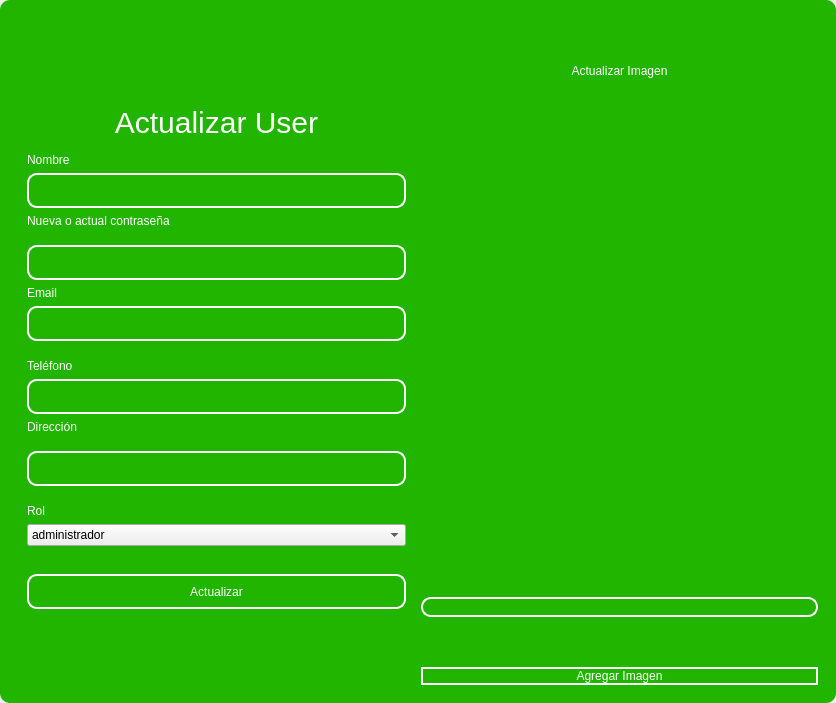
<?xml version="1.0" encoding="UTF-8"?>
<ui version="4.0">
 <class>MainWindow</class>
 <widget class="QMainWindow" name="MainWindow">
  <property name="geometry">
   <rect>
    <x>0</x>
    <y>0</y>
    <width>836</width>
    <height>703</height>
   </rect>
  </property>
  <property name="windowTitle">
   <string>MainWindow</string>
  </property>
  <property name="styleSheet">
   <string notr="true"/>
  </property>
  <widget class="QWidget" name="centralwidget">
   <property name="styleSheet">
    <string notr="true"/>
   </property>
   <layout class="QVBoxLayout" name="verticalLayout">
    <property name="spacing">
     <number>0</number>
    </property>
    <property name="leftMargin">
     <number>0</number>
    </property>
    <property name="topMargin">
     <number>0</number>
    </property>
    <property name="rightMargin">
     <number>0</number>
    </property>
    <property name="bottomMargin">
     <number>0</number>
    </property>
    <item>
     <widget class="QFrame" name="frame">
      <property name="enabled">
       <bool>true</bool>
      </property>
      <property name="styleSheet">
       <string notr="true">QFrame {
	border-radius:10px;
	background-color: rgb(33, 181, 0);
 }
</string>
      </property>
      <property name="frameShape">
       <enum>QFrame::StyledPanel</enum>
      </property>
      <property name="frameShadow">
       <enum>QFrame::Raised</enum>
      </property>
      <layout class="QVBoxLayout" name="verticalLayout_2">
       <item>
        <widget class="QFrame" name="frame_superior">
         <property name="minimumSize">
          <size>
           <width>0</width>
           <height>40</height>
          </size>
         </property>
         <property name="maximumSize">
          <size>
           <width>16777215</width>
           <height>40</height>
          </size>
         </property>
         <property name="styleSheet">
          <string notr="true">QPushButton{
border-radius:18px;
}

QPushButton:hover{
	background-color: rgb(0, 0, 0);
}
</string>
         </property>
         <property name="frameShape">
          <enum>QFrame::StyledPanel</enum>
         </property>
         <property name="frameShadow">
          <enum>QFrame::Raised</enum>
         </property>
         <layout class="QHBoxLayout" name="horizontalLayout_3">
          <property name="spacing">
           <number>4</number>
          </property>
          <property name="leftMargin">
           <number>0</number>
          </property>
          <property name="topMargin">
           <number>0</number>
          </property>
          <property name="rightMargin">
           <number>0</number>
          </property>
          <property name="bottomMargin">
           <number>0</number>
          </property>
          <item>
           <widget class="QPushButton" name="btn_icon">
            <property name="text">
             <string/>
            </property>
            <property name="iconSize">
             <size>
              <width>40</width>
              <height>40</height>
             </size>
            </property>
           </widget>
          </item>
          <item>
           <spacer name="horizontalSpacer_2">
            <property name="orientation">
             <enum>Qt::Horizontal</enum>
            </property>
            <property name="sizeHint" stdset="0">
             <size>
              <width>443</width>
              <height>20</height>
             </size>
            </property>
           </spacer>
          </item>
          <item>
           <widget class="QPushButton" name="bt_minimizar">
            <property name="minimumSize">
             <size>
              <width>38</width>
              <height>38</height>
             </size>
            </property>
            <property name="maximumSize">
             <size>
              <width>38</width>
              <height>38</height>
             </size>
            </property>
            <property name="cursor">
             <cursorShape>PointingHandCursor</cursorShape>
            </property>
            <property name="text">
             <string/>
            </property>
            <property name="icon">
             <iconset>
              <normaloff>image/minus.svg</normaloff>image/minus.svg</iconset>
            </property>
            <property name="iconSize">
             <size>
              <width>38</width>
              <height>38</height>
             </size>
            </property>
           </widget>
          </item>
          <item>
           <widget class="QPushButton" name="bt_maximizar">
            <property name="minimumSize">
             <size>
              <width>38</width>
              <height>38</height>
             </size>
            </property>
            <property name="maximumSize">
             <size>
              <width>38</width>
              <height>38</height>
             </size>
            </property>
            <property name="cursor">
             <cursorShape>PointingHandCursor</cursorShape>
            </property>
            <property name="text">
             <string/>
            </property>
            <property name="icon">
             <iconset>
              <normaloff>image/chevron-up.svg</normaloff>image/chevron-up.svg</iconset>
            </property>
            <property name="iconSize">
             <size>
              <width>38</width>
              <height>38</height>
             </size>
            </property>
           </widget>
          </item>
          <item>
           <widget class="QPushButton" name="bt_restaurar">
            <property name="minimumSize">
             <size>
              <width>38</width>
              <height>38</height>
             </size>
            </property>
            <property name="maximumSize">
             <size>
              <width>38</width>
              <height>38</height>
             </size>
            </property>
            <property name="cursor">
             <cursorShape>PointingHandCursor</cursorShape>
            </property>
            <property name="text">
             <string/>
            </property>
            <property name="icon">
             <iconset>
              <normaloff>image/chevron-down.svg</normaloff>image/chevron-down.svg</iconset>
            </property>
            <property name="iconSize">
             <size>
              <width>38</width>
              <height>38</height>
             </size>
            </property>
           </widget>
          </item>
          <item>
           <widget class="QPushButton" name="bt_cerrar">
            <property name="minimumSize">
             <size>
              <width>38</width>
              <height>38</height>
             </size>
            </property>
            <property name="maximumSize">
             <size>
              <width>38</width>
              <height>38</height>
             </size>
            </property>
            <property name="cursor">
             <cursorShape>PointingHandCursor</cursorShape>
            </property>
            <property name="text">
             <string/>
            </property>
            <property name="icon">
             <iconset>
              <normaloff>image/x.svg</normaloff>image/x.svg</iconset>
            </property>
            <property name="iconSize">
             <size>
              <width>38</width>
              <height>38</height>
             </size>
            </property>
           </widget>
          </item>
         </layout>
        </widget>
       </item>
       <item>
        <widget class="QFrame" name="frame_3">
         <property name="styleSheet">
          <string notr="true">QLabel {
	color: rgb(255, 255, 254);
	font: 12pt &quot;Arial&quot;;
	background-color: rgba(0, 0, 0,0);
}

QTextEdit{
background-color: rgba(0, 0, 0,0);
border-radius:10px; 
font: 12pt &quot;Arial&quot;;
color: rgb(255, 255, 254);
border: 2px solid  rgb(255, 255, 255);

}

QTextEdit:hover{
background-color: rgba(0, 0, 0,0);
border-radius:10px; 
font: 12pt &quot;Arial&quot;;
border: 2px solid  rgb(120, 0, 171);
}

QTextEdit:focus{
background-color: rgb(0, 0, 0);
border-radius:10px; 
font: 12pt &quot;Arial&quot;;
border: 2px solid rgb(120, 0, 171);
}

QLineEdit{
background-color: rgba(0, 0, 0,0);
border-radius:10px; 
font: 12pt &quot;Arial&quot;;
color: rgb(255, 255, 254);
border: 2px solid  rgb(255, 255, 255);

}

QLineEdit:hover{
background-color: rgba(0, 0, 0,0);
border-radius:10px; 
font: 12pt &quot;Arial&quot;;
border: 2px solid  rgb(120, 0, 171);
}

QLineEdit:focus{
background-color: rgb(0, 0, 0);
border-radius:10px; 
font: 12pt &quot;Arial&quot;;
border: 2px solid rgb(120, 0, 171);
}

QCheckBox{
	font: 12pt &quot;Arial&quot;;
	color: rgb(255, 255, 255);
}

QCheckBox::indicator {
    width: 18px;
    height:18px;
}

QCheckBox::indicator:unchecked {
   background-image: url(image/square.svg);
}

QCheckBox::indicator:checked {
   background-image: url(image/check-square.svg);
}

QPushButton{
border-radius:10px; 
font: 12pt &quot;Arial&quot;;
color: rgb(255, 255, 254);
border: 2px solid #ffffff;
}

QPushButton:hover{
border-radius:10px; 
font: 12pt &quot;Arial&quot;;
color: rgb(255, 255, 255);
border: 2px solid rgb(120, 0, 171);
	background-color: rgb(120, 0, 171);
}
</string>
         </property>
         <property name="frameShape">
          <enum>QFrame::StyledPanel</enum>
         </property>
         <property name="frameShadow">
          <enum>QFrame::Raised</enum>
         </property>
         <layout class="QHBoxLayout" name="horizontalLayout_4">
          <item>
           <layout class="QVBoxLayout" name="verticalLayout_4">
            <item>
             <spacer name="verticalSpacer">
              <property name="orientation">
               <enum>Qt::Vertical</enum>
              </property>
              <property name="sizeHint" stdset="0">
               <size>
                <width>28</width>
                <height>28</height>
               </size>
              </property>
             </spacer>
            </item>
            <item>
             <widget class="QFrame" name="frame_4">
              <property name="maximumSize">
               <size>
                <width>400</width>
                <height>600</height>
               </size>
              </property>
              <property name="styleSheet">
               <string notr="true">QLabel {
	color: rgb(255, 255, 254);
	font: 12pt &quot;Arial&quot;;
	background-color: rgba(0, 0, 0,0);
}


QLineEdit{
background-color: rgba(0, 0, 0,0);
border-radius:10px; 
font: 12pt &quot;Arial&quot;;
color: rgb(255, 255, 254);
border: 2px solid  rgb(255, 255, 255);

}

QLineEdit:hover{
background-color: rgba(0, 0, 0,0);
border-radius:10px; 
font: 12pt &quot;Arial&quot;;
border: 2px solid  rgb(120, 0, 171);
}

QLineEdit:focus{
background-color: rgb(0, 0, 0);
border-radius:10px; 
font: 12pt &quot;Arial&quot;;
border: 2px solid rgb(120, 0, 171);
}

QCheckBox{
	font: 12pt &quot;Arial&quot;;
	color: rgb(255, 255, 255);
}

QCheckBox::indicator {
    width: 18px;
    height:18px;
}

QCheckBox::indicator:unchecked {
   background-image: url(image/square.svg);
}

QCheckBox::indicator:checked {
   background-image: url(image/check-square.svg);
}

QPushButton{
border-radius:10px; 
font: 12pt &quot;Arial&quot;;
color: rgb(255, 255, 254);
border: 2px solid #ffffff;
}

QPushButton:hover{
border-radius:10px; 
font: 12pt &quot;Arial&quot;;
color: rgb(255, 255, 255);
border: 2px solid rgb(120, 0, 171);
	background-color: rgb(120, 0, 171);
}
</string>
              </property>
              <property name="frameShape">
               <enum>QFrame::StyledPanel</enum>
              </property>
              <property name="frameShadow">
               <enum>QFrame::Raised</enum>
              </property>
              <layout class="QVBoxLayout" name="verticalLayout_3">
               <item>
                <spacer name="verticalSpacer_3">
                 <property name="orientation">
                  <enum>Qt::Vertical</enum>
                 </property>
                 <property name="sizeHint" stdset="0">
                  <size>
                   <width>20</width>
                   <height>40</height>
                  </size>
                 </property>
                </spacer>
               </item>
               <item>
                <widget class="QLabel" name="label_3">
                 <property name="minimumSize">
                  <size>
                   <width>100</width>
                   <height>50</height>
                  </size>
                 </property>
                 <property name="styleSheet">
                  <string notr="true">font-size: 30px</string>
                 </property>
                 <property name="text">
                  <string>Actualizar User</string>
                 </property>
                 <property name="alignment">
                  <set>Qt::AlignCenter</set>
                 </property>
                </widget>
               </item>
               <item>
                <widget class="QLabel" name="label_4">
                 <property name="text">
                  <string>Nombre</string>
                 </property>
                </widget>
               </item>
               <item>
                <widget class="QLineEdit" name="nametxt">
                 <property name="minimumSize">
                  <size>
                   <width>0</width>
                   <height>35</height>
                  </size>
                 </property>
                 <property name="text">
                  <string/>
                 </property>
                </widget>
               </item>
               <item>
                <widget class="QLabel" name="label_6">
                 <property name="text">
                  <string>Nueva o actual contraseña</string>
                 </property>
                </widget>
               </item>
               <item>
                <spacer name="verticalSpacer_4">
                 <property name="orientation">
                  <enum>Qt::Vertical</enum>
                 </property>
                 <property name="sizeHint" stdset="0">
                  <size>
                   <width>20</width>
                   <height>40</height>
                  </size>
                 </property>
                </spacer>
               </item>
               <item>
                <widget class="QLineEdit" name="passwordtxt">
                 <property name="minimumSize">
                  <size>
                   <width>0</width>
                   <height>35</height>
                  </size>
                 </property>
                </widget>
               </item>
               <item>
                <widget class="QLabel" name="label_5">
                 <property name="text">
                  <string>Email</string>
                 </property>
                </widget>
               </item>
               <item>
                <widget class="QLineEdit" name="emailtxt">
                 <property name="minimumSize">
                  <size>
                   <width>0</width>
                   <height>35</height>
                  </size>
                 </property>
                 <property name="maximumSize">
                  <size>
                   <width>16777215</width>
                   <height>16777215</height>
                  </size>
                 </property>
                 <property name="echoMode">
                  <enum>QLineEdit::Normal</enum>
                 </property>
                </widget>
               </item>
               <item>
                <spacer name="verticalSpacer_5">
                 <property name="orientation">
                  <enum>Qt::Vertical</enum>
                 </property>
                 <property name="sizeHint" stdset="0">
                  <size>
                   <width>20</width>
                   <height>40</height>
                  </size>
                 </property>
                </spacer>
               </item>
               <item>
                <widget class="QLabel" name="label">
                 <property name="text">
                  <string>Teléfono</string>
                 </property>
                </widget>
               </item>
               <item>
                <widget class="QLineEdit" name="fonotxt">
                 <property name="minimumSize">
                  <size>
                   <width>0</width>
                   <height>35</height>
                  </size>
                 </property>
                </widget>
               </item>
               <item>
                <widget class="QLabel" name="label_2">
                 <property name="text">
                  <string>Dirección</string>
                 </property>
                </widget>
               </item>
               <item>
                <spacer name="verticalSpacer_6">
                 <property name="orientation">
                  <enum>Qt::Vertical</enum>
                 </property>
                 <property name="sizeHint" stdset="0">
                  <size>
                   <width>20</width>
                   <height>40</height>
                  </size>
                 </property>
                </spacer>
               </item>
               <item>
                <widget class="QLineEdit" name="addresstxt">
                 <property name="minimumSize">
                  <size>
                   <width>0</width>
                   <height>35</height>
                  </size>
                 </property>
                </widget>
               </item>
               <item>
                <spacer name="verticalSpacer_10">
                 <property name="orientation">
                  <enum>Qt::Vertical</enum>
                 </property>
                 <property name="sizeHint" stdset="0">
                  <size>
                   <width>20</width>
                   <height>40</height>
                  </size>
                 </property>
                </spacer>
               </item>
               <item>
                <widget class="QLabel" name="label_7">
                 <property name="text">
                  <string>Rol</string>
                 </property>
                </widget>
               </item>
               <item>
                <widget class="QComboBox" name="rolcombobox">
                 <item>
                  <property name="text">
                   <string>administrador</string>
                  </property>
                 </item>
                 <item>
                  <property name="text">
                   <string>standar</string>
                  </property>
                 </item>
                </widget>
               </item>
               <item>
                <spacer name="verticalSpacer_9">
                 <property name="orientation">
                  <enum>Qt::Vertical</enum>
                 </property>
                 <property name="sizeHint" stdset="0">
                  <size>
                   <width>20</width>
                   <height>50</height>
                  </size>
                 </property>
                </spacer>
               </item>
               <item>
                <widget class="QPushButton" name="btn_update">
                 <property name="minimumSize">
                  <size>
                   <width>0</width>
                   <height>35</height>
                  </size>
                 </property>
                 <property name="cursor">
                  <cursorShape>PointingHandCursor</cursorShape>
                 </property>
                 <property name="text">
                  <string>Actualizar</string>
                 </property>
                </widget>
               </item>
               <item>
                <spacer name="verticalSpacer_7">
                 <property name="orientation">
                  <enum>Qt::Vertical</enum>
                 </property>
                 <property name="sizeHint" stdset="0">
                  <size>
                   <width>20</width>
                   <height>40</height>
                  </size>
                 </property>
                </spacer>
               </item>
               <item>
                <layout class="QHBoxLayout" name="horizontalLayout_2"/>
               </item>
               <item>
                <spacer name="verticalSpacer_8">
                 <property name="orientation">
                  <enum>Qt::Vertical</enum>
                 </property>
                 <property name="sizeHint" stdset="0">
                  <size>
                   <width>20</width>
                   <height>40</height>
                  </size>
                 </property>
                </spacer>
               </item>
               <item>
                <layout class="QHBoxLayout" name="horizontalLayout">
                 <item>
                  <spacer name="horizontalSpacer">
                   <property name="orientation">
                    <enum>Qt::Horizontal</enum>
                   </property>
                   <property name="sizeHint" stdset="0">
                    <size>
                     <width>40</width>
                     <height>20</height>
                    </size>
                   </property>
                  </spacer>
                 </item>
                </layout>
               </item>
              </layout>
             </widget>
            </item>
            <item>
             <spacer name="verticalSpacer_2">
              <property name="orientation">
               <enum>Qt::Vertical</enum>
              </property>
              <property name="sizeHint" stdset="0">
               <size>
                <width>20</width>
                <height>40</height>
               </size>
              </property>
             </spacer>
            </item>
           </layout>
          </item>
          <item>
           <layout class="QVBoxLayout" name="verticalLayout_5">
            <property name="spacing">
             <number>50</number>
            </property>
            <property name="rightMargin">
             <number>0</number>
            </property>
            <property name="bottomMargin">
             <number>0</number>
            </property>
            <item>
             <widget class="QLabel" name="label_8">
              <property name="styleSheet">
               <string notr="true">color: rgb(255, 255, 255);
font: 30pt &quot;MS Shell Dlg 2&quot;;</string>
              </property>
              <property name="text">
               <string>Actualizar Imagen</string>
              </property>
              <property name="alignment">
               <set>Qt::AlignCenter</set>
              </property>
             </widget>
            </item>
            <item>
             <layout class="QHBoxLayout" name="horizontalLayout_6">
              <property name="spacing">
               <number>6</number>
              </property>
              <item>
               <spacer name="verticalSpacer_11">
                <property name="orientation">
                 <enum>Qt::Vertical</enum>
                </property>
                <property name="sizeHint" stdset="0">
                 <size>
                  <width>20</width>
                  <height>40</height>
                 </size>
                </property>
               </spacer>
              </item>
              <item>
               <widget class="QLabel" name="image_label">
                <property name="text">
                 <string/>
                </property>
               </widget>
              </item>
              <item>
               <spacer name="verticalSpacer_12">
                <property name="orientation">
                 <enum>Qt::Vertical</enum>
                </property>
                <property name="sizeHint" stdset="0">
                 <size>
                  <width>20</width>
                  <height>40</height>
                 </size>
                </property>
               </spacer>
              </item>
             </layout>
            </item>
            <item>
             <widget class="QLineEdit" name="imagetxt">
              <property name="enabled">
               <bool>false</bool>
              </property>
             </widget>
            </item>
            <item>
             <widget class="QPushButton" name="btn_add_image">
              <property name="cursor">
               <cursorShape>PointingHandCursor</cursorShape>
              </property>
              <property name="text">
               <string>Agregar Imagen</string>
              </property>
             </widget>
            </item>
           </layout>
          </item>
         </layout>
        </widget>
       </item>
      </layout>
     </widget>
    </item>
   </layout>
  </widget>
 </widget>
 <resources/>
 <connections/>
</ui>
